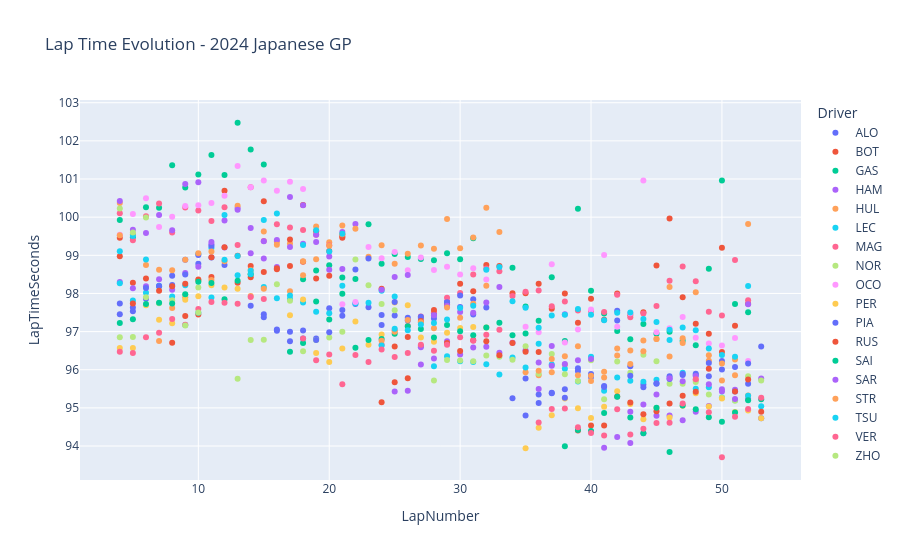

Here is the notebook cell this chart was saved with:
### Code cell
fig = px.scatter(df, x = 'LapNumber', y = 'LapTimeSeconds', color = 'Driver', title = 'Lap Time Evolution - 2024 Japanese GP')
fig.show()
